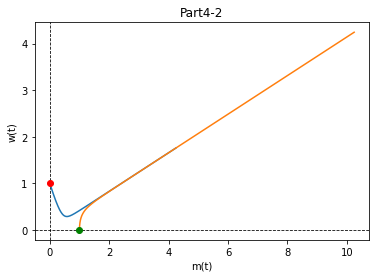

Write Python code to recreate this figure.
from timeit import repeat
import numpy as np
from pandas import Interval
from scipy.integrate import odeint
import matplotlib.pyplot as plt
from matplotlib.animation import FuncAnimation, PillowWriter 
def model(z, t):

    m = z[0]
    w = z[1]

    a = 0
    b = 1
    c = 1
    d = -2
    dmdt = a*m + b*w
    dwdt = c*m + d*w
    return [dmdt, dwdt]

# initial condition
z01 = [0,1]
z02 = [1,0]
# number of time points
n = 1000
# time point
t = np.linspace(0,6,n)
# store solution
m1 = np.empty_like(t)
w1 = np.empty_like(t)
m2 = np.empty_like(t)
w2 = np.empty_like(t)
# record initial conditions
m1[0] = z01[0]
w1[0] = z01[1]
m2[0] = z02[0]
w2[0] = z02[1]
# solve ODE
for i in range(1,n):
    tspan = [t[i-1], t[i]]

    z1 = odeint(model,z01, tspan)
    z2 = odeint(model, z02,tspan)
    m1[i] = z1[1][0]
    w1[i] = z1[1][1]
    m2[i] = z2[1][0]
    w2[i] = z2[1][1]
    # print(m[i], w[i])

    z01 = z1[1]
    z02 = z2[1]

# print(len(m))
# print(len(w))

fig, ax = plt.subplots()
ax.set_ylabel('w(t)')
ax.set_xlabel('m(t)')
ax.set_title('Part4-2')
ax.axhline(color='k', lw=0.8, ls='--')
ax.axvline(color='k', lw=0.8, ls='--')
plt.plot(m1,w1)
plt.plot(m2,w2)

redDot1, = plt.plot([m1[0]], [w1[0]], 'ro')
redDot2, = plt.plot([m2[0]], [w2[0]], 'go')
def animate(i):
    # print(i)

    redDot1.set_data(m1[i], w1[i])
    redDot2.set_data(m2[i], w2[i])
    return redDot1,redDot2

myAnimation = FuncAnimation(fig, animate, frames=range(0,1000),\
            interval=.5,blit=True, repeat=True)
# myAnimation.save('part1.gif', writer='imagemagick', fps=200)
plt.show()
# myAnimation.save('part1.gif', writer='imagemagick', fps=200)
